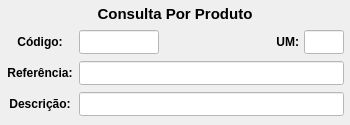
               <widget class="QWidget" name="widget_Cor2" native="true">
                <property name="sizePolicy">
                 <sizepolicy hsizetype="Preferred" vsizetype="Preferred">
                  <horstretch>0</horstretch>
                  <verstretch>0</verstretch>
                 </sizepolicy>
                </property>
                <property name="minimumSize">
                 <size>
                  <width>350</width>
                  <height>0</height>
                 </size>
                </property>
                <property name="maximumSize">
                 <size>
                  <width>350</width>
                  <height>16777215</height>
                 </size>
                </property>
                <property name="styleSheet">
                 <string notr="true"/>
                </property>
                <layout class="QVBoxLayout" name="verticalLayout_11">
                 <property name="spacing">
                  <number>1</number>
                 </property>
                 <property name="leftMargin">
                  <number>1</number>
                 </property>
                 <property name="topMargin">
                  <number>1</number>
                 </property>
                 <property name="rightMargin">
                  <number>1</number>
                 </property>
                 <property name="bottomMargin">
                  <number>6</number>
                 </property>
                 <item>
                  <widget class="QWidget" name="widget_16" native="true">
                   <property name="minimumSize">
                    <size>
                     <width>0</width>
                     <height>25</height>
                    </size>
                   </property>
                   <property name="maximumSize">
                    <size>
                     <width>16777215</width>
                     <height>25</height>
                    </size>
                   </property>
                   <property name="styleSheet">
                    <string notr="true"/>
                   </property>
                   <layout class="QHBoxLayout" name="horizontalLayout_17">
                    <property name="spacing">
                     <number>3</number>
                    </property>
                    <property name="leftMargin">
                     <number>3</number>
                    </property>
                    <property name="topMargin">
                     <number>3</number>
                    </property>
                    <property name="rightMargin">
                     <number>3</number>
                    </property>
                    <property name="bottomMargin">
                     <number>3</number>
                    </property>
                    <item>
                     <widget class="QLabel" name="label_52">
                      <property name="maximumSize">
                       <size>
                        <width>16777215</width>
                        <height>16777215</height>
                       </size>
                      </property>
                      <property name="font">
                       <font>
                        <pointsize>11</pointsize>
                        <weight>75</weight>
                        <bold>true</bold>
                       </font>
                      </property>
                      <property name="text">
                       <string>Consulta Por Produto</string>
                      </property>
                      <property name="alignment">
                       <set>Qt::AlignCenter</set>
                      </property>
                     </widget>
                    </item>
                   </layout>
                  </widget>
                 </item>
                 <item>
                  <widget class="QWidget" name="widget_37" native="true">
                   <property name="minimumSize">
                    <size>
                     <width>0</width>
                     <height>30</height>
                    </size>
                   </property>
                   <property name="maximumSize">
                    <size>
                     <width>16777215</width>
                     <height>30</height>
                    </size>
                   </property>
                   <property name="styleSheet">
                    <string notr="true"/>
                   </property>
                   <layout class="QHBoxLayout" name="horizontalLayout_4">
                    <property name="spacing">
                     <number>5</number>
                    </property>
                    <property name="leftMargin">
                     <number>5</number>
                    </property>
                    <property name="topMargin">
                     <number>3</number>
                    </property>
                    <property name="rightMargin">
                     <number>5</number>
                    </property>
                    <property name="bottomMargin">
                     <number>3</number>
                    </property>
                    <item>
                     <widget class="QLabel" name="label_54">
                      <property name="minimumSize">
                       <size>
                        <width>68</width>
                        <height>0</height>
                       </size>
                      </property>
                      <property name="maximumSize">
                       <size>
                        <width>68</width>
                        <height>16777215</height>
                       </size>
                      </property>
                      <property name="font">
                       <font>
                        <pointsize>9</pointsize>
                        <weight>75</weight>
                        <bold>true</bold>
                       </font>
                      </property>
                      <property name="text">
                       <string>Código:</string>
                      </property>
                      <property name="alignment">
                       <set>Qt::AlignCenter</set>
                      </property>
                     </widget>
                    </item>
                    <item>
                     <widget class="QLineEdit" name="line_Codigo">
                      <property name="sizePolicy">
                       <sizepolicy hsizetype="Preferred" vsizetype="Preferred">
                        <horstretch>0</horstretch>
                        <verstretch>0</verstretch>
                       </sizepolicy>
                      </property>
                      <property name="minimumSize">
                       <size>
                        <width>60</width>
                        <height>0</height>
                       </size>
                      </property>
                      <property name="maximumSize">
                       <size>
                        <width>80</width>
                        <height>16777215</height>
                       </size>
                      </property>
                      <property name="font">
                       <font>
                        <pointsize>9</pointsize>
                       </font>
                      </property>
                      <property name="styleSheet">
                       <string notr="true">background-color: rgb(255, 255, 255);</string>
                      </property>
                      <property name="alignment">
                       <set>Qt::AlignCenter</set>
                      </property>
                      <property name="placeholderText">
                       <string/>
                      </property>
                     </widget>
                    </item>
                    <item>
                     <widget class="QLabel" name="label_10">
                      <property name="text">
                       <string/>
                      </property>
                     </widget>
                    </item>
                    <item>
                     <widget class="QLabel" name="label_25">
                      <property name="maximumSize">
                       <size>
                        <width>25</width>
                        <height>16777215</height>
                       </size>
                      </property>
                      <property name="font">
                       <font>
                        <pointsize>9</pointsize>
                        <weight>75</weight>
                        <bold>true</bold>
                       </font>
                      </property>
                      <property name="text">
                       <string>UM:</string>
                      </property>
                      <property name="alignment">
                       <set>Qt::AlignRight|Qt::AlignTrailing|Qt::AlignVCenter</set>
                      </property>
                     </widget>
                    </item>
                    <item>
                     <widget class="QLineEdit" name="line_UM">
                      <property name="sizePolicy">
                       <sizepolicy hsizetype="Preferred" vsizetype="Preferred">
                        <horstretch>0</horstretch>
                        <verstretch>0</verstretch>
                       </sizepolicy>
                      </property>
                      <property name="minimumSize">
                       <size>
                        <width>40</width>
                        <height>0</height>
                       </size>
                      </property>
                      <property name="maximumSize">
                       <size>
                        <width>40</width>
                        <height>16777215</height>
                       </size>
                      </property>
                      <property name="font">
                       <font>
                        <pointsize>9</pointsize>
                       </font>
                      </property>
                      <property name="styleSheet">
                       <string notr="true">background-color: rgb(255, 255, 255);</string>
                      </property>
                      <property name="alignment">
                       <set>Qt::AlignCenter</set>
                      </property>
                     </widget>
                    </item>
                   </layout>
                  </widget>
                 </item>
                 <item>
                  <widget class="QWidget" name="widget_26" native="true">
                   <property name="minimumSize">
                    <size>
                     <width>0</width>
                     <height>30</height>
                    </size>
                   </property>
                   <property name="maximumSize">
                    <size>
                     <width>16777215</width>
                     <height>30</height>
                    </size>
                   </property>
                   <property name="styleSheet">
                    <string notr="true"/>
                   </property>
                   <layout class="QHBoxLayout" name="horizontalLayout_18">
                    <property name="spacing">
                     <number>5</number>
                    </property>
                    <property name="leftMargin">
                     <number>5</number>
                    </property>
                    <property name="topMargin">
                     <number>3</number>
                    </property>
                    <property name="rightMargin">
                     <number>5</number>
                    </property>
                    <property name="bottomMargin">
                     <number>3</number>
                    </property>
                    <item>
                     <widget class="QLabel" name="label_58">
                      <property name="minimumSize">
                       <size>
                        <width>68</width>
                        <height>0</height>
                       </size>
                      </property>
                      <property name="maximumSize">
                       <size>
                        <width>68</width>
                        <height>16777215</height>
                       </size>
                      </property>
                      <property name="font">
                       <font>
                        <pointsize>9</pointsize>
                        <weight>75</weight>
                        <bold>true</bold>
                       </font>
                      </property>
                      <property name="text">
                       <string>Referência:</string>
                      </property>
                      <property name="alignment">
                       <set>Qt::AlignCenter</set>
                      </property>
                     </widget>
                    </item>
                    <item>
                     <widget class="QLineEdit" name="line_Referencia">
                      <property name="sizePolicy">
                       <sizepolicy hsizetype="Preferred" vsizetype="Preferred">
                        <horstretch>0</horstretch>
                        <verstretch>0</verstretch>
                       </sizepolicy>
                      </property>
                      <property name="minimumSize">
                       <size>
                        <width>0</width>
                        <height>0</height>
                       </size>
                      </property>
                      <property name="maximumSize">
                       <size>
                        <width>16777215</width>
                        <height>16777215</height>
                       </size>
                      </property>
                      <property name="font">
                       <font>
                        <pointsize>9</pointsize>
                       </font>
                      </property>
                      <property name="cursor">
                       <cursorShape>IBeamCursor</cursorShape>
                      </property>
                      <property name="styleSheet">
                       <string notr="true">background-color: rgb(255, 255, 255);</string>
                      </property>
                      <property name="inputMask">
                       <string/>
                      </property>
                      <property name="text">
                       <string/>
                      </property>
                      <property name="maxLength">
                       <number>20</number>
                      </property>
                      <property name="frame">
                       <bool>true</bool>
                      </property>
                      <property name="echoMode">
                       <enum>QLineEdit::Normal</enum>
                      </property>
                      <property name="alignment">
                       <set>Qt::AlignLeading|Qt::AlignLeft|Qt::AlignVCenter</set>
                      </property>
                     </widget>
                    </item>
                   </layout>
                  </widget>
                 </item>
                 <item>
                  <widget class="QWidget" name="widget_14" native="true">
                   <property name="minimumSize">
                    <size>
                     <width>0</width>
                     <height>30</height>
                    </size>
                   </property>
                   <property name="maximumSize">
                    <size>
                     <width>16777215</width>
                     <height>30</height>
                    </size>
                   </property>
                   <property name="styleSheet">
                    <string notr="true"/>
                   </property>
                   <layout class="QHBoxLayout" name="horizontalLayout_15">
                    <property name="spacing">
                     <number>5</number>
                    </property>
                    <property name="leftMargin">
                     <number>5</number>
                    </property>
                    <property name="topMargin">
                     <number>3</number>
                    </property>
                    <property name="rightMargin">
                     <number>5</number>
                    </property>
                    <property name="bottomMargin">
                     <number>3</number>
                    </property>
                    <item>
                     <widget class="QLabel" name="label_49">
                      <property name="minimumSize">
                       <size>
                        <width>68</width>
                        <height>0</height>
                       </size>
                      </property>
                      <property name="maximumSize">
                       <size>
                        <width>68</width>
                        <height>16777215</height>
                       </size>
                      </property>
                      <property name="font">
                       <font>
                        <pointsize>9</pointsize>
                        <weight>75</weight>
                        <bold>true</bold>
                       </font>
                      </property>
                      <property name="text">
                       <string>Descrição:</string>
                      </property>
                      <property name="alignment">
                       <set>Qt::AlignCenter</set>
                      </property>
                     </widget>
                    </item>
                    <item>
                     <widget class="QLineEdit" name="line_Descricao">
                      <property name="sizePolicy">
                       <sizepolicy hsizetype="Preferred" vsizetype="Preferred">
                        <horstretch>0</horstretch>
                        <verstretch>0</verstretch>
                       </sizepolicy>
                      </property>
                      <property name="minimumSize">
                       <size>
                        <width>0</width>
                        <height>0</height>
                       </size>
                      </property>
                      <property name="maximumSize">
                       <size>
                        <width>16777215</width>
                        <height>16777215</height>
                       </size>
                      </property>
                      <property name="font">
                       <font>
                        <pointsize>9</pointsize>
                       </font>
                      </property>
                      <property name="styleSheet">
                       <string notr="true">background-color: rgb(255, 255, 255);</string>
                      </property>
                      <property name="alignment">
                       <set>Qt::AlignLeading|Qt::AlignLeft|Qt::AlignVCenter</set>
                      </property>
                     </widget>
                    </item>
                   </layout>
                  </widget>
                 </item>
                </layout>
               </widget>
